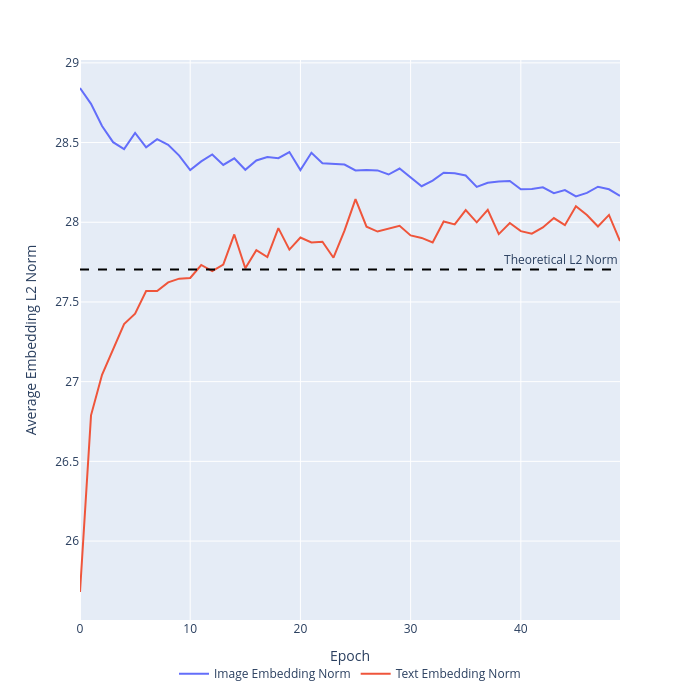

Notebook code for this chart:
### Code cell
norm_fig

### Figure 1 — Plotly figure (JSON) as saved in the notebook; plotly's stock layout.template omitted (floating-point values rounded to 4 significant figures)
{"data": [{"hovertemplate": "variable=val_z_v_norm<br>epoch=%{x}<br>value=%{y}<extra></extra>", "legendgroup": "val_z_v_norm", "line": {"color": "#636efa", "dash": "solid"}, "marker": {"symbol": "circle"}, "mode": "lines", "name": "Image Embedding Norm", "orientation": "v", "showlegend": true, "type": "scatter", "x": [0, 1, 2, 3, 4, 5, 6, 7, 8, 9, 10, 11, 12, 13, 14, 15, 16, 17, 18, 19, 20, 21, 22, 23, 24, 25, 26, 27, 28, 29, 30, 31, 32, 33, 34, 35, 36, 37, 38, 39, 40, 41, 42, 43, 44, 45, 46, 47, 48, 49], "xaxis": "x", "y": [28.84, 28.74, 28.6, 28.5, 28.46, 28.56, 28.47, 28.52, 28.49, 28.42, 28.33, 28.38, 28.43, 28.36, 28.4, 28.33, 28.39, 28.41, 28.4, 28.44, 28.33, 28.44, 28.37, 28.37, 28.36, 28.32, 28.33, 28.33, 28.3, 28.34, 28.28, 28.23, 28.26, 28.31, 28.31, 28.29, 28.22, 28.25, 28.26, 28.26, 28.21, 28.21, 28.22, 28.18, 28.2, 28.16, 28.18, 28.22, 28.21, 28.17], "yaxis": "y"}, {"hovertemplate": "variable=val_z_t_norm<br>epoch=%{x}<br>value=%{y}<extra></extra>", "legendgroup": "val_z_t_norm", "line": {"color": "#EF553B", "dash": "solid"}, "marker": {"symbol": "circle"}, "mode": "lines", "name": "Text Embedding Norm", "orientation": "v", "showlegend": true, "type": "scatter", "x": [0, 1, 2, 3, 4, 5, 6, 7, 8, 9, 10, 11, 12, 13, 14, 15, 16, 17, 18, 19, 20, 21, 22, 23, 24, 25, 26, 27, 28, 29, 30, 31, 32, 33, 34, 35, 36, 37, 38, 39, 40, 41, 42, 43, 44, 45, 46, 47, 48, 49], "xaxis": "x", "y": [25.68, 26.79, 27.04, 27.2, 27.36, 27.43, 27.57, 27.57, 27.62, 27.65, 27.65, 27.73, 27.69, 27.73, 27.92, 27.71, 27.82, 27.78, 27.96, 27.83, 27.9, 27.87, 27.88, 27.78, 27.95, 28.14, 27.97, 27.94, 27.96, 27.98, 27.92, 27.9, 27.87, 28.0, 27.99, 28.08, 28.0, 28.08, 27.93, 28.0, 27.94, 27.93, 27.97, 28.03, 27.98, 28.1, 28.05, 27.97, 28.05, 27.88], "yaxis": "y"}], "layout": {"annotations": [{"showarrow": false, "text": "Theoretical L2 Norm", "x": 1, "xanchor": "right", "xref": "x domain", "y": 27.7, "yanchor": "bottom", "yref": "y"}], "height": 700, "legend": {"orientation": "h", "title": {}, "tracegroupgap": 0, "x": 0.5, "xanchor": "center", "y": -0.07, "yanchor": "top"}, "margin": {"t": 60}, "shapes": [{"line": {"color": "black", "dash": "dash"}, "type": "line", "x0": 0, "x1": 1, "xref": "x domain", "y0": 27.7, "y1": 27.7, "yref": "y"}], "width": 700, "xaxis": {"anchor": "y", "domain": [0, 1], "title": {"text": "Epoch"}}, "yaxis": {"anchor": "x", "domain": [0, 1], "title": {"text": "Average Embedding L2 Norm"}}}}
